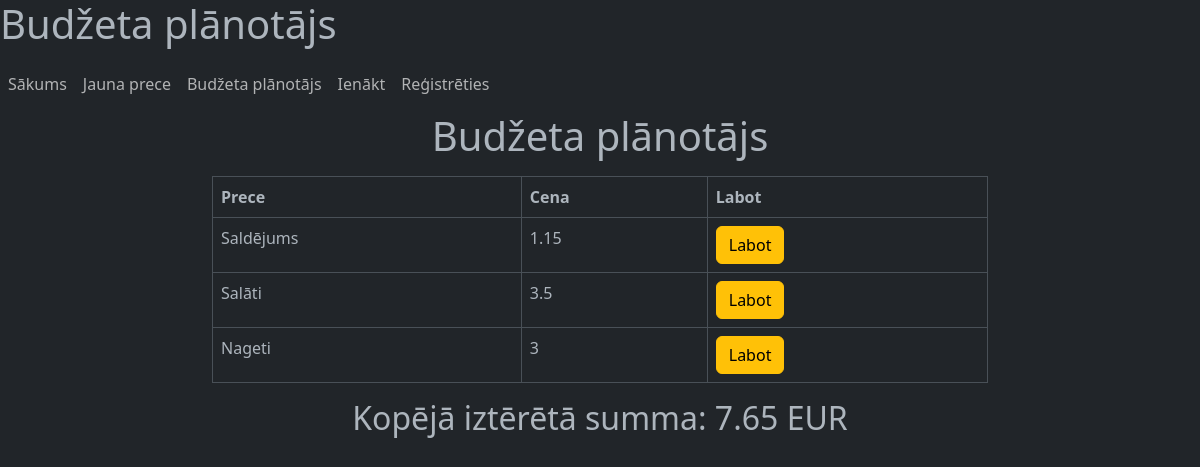
The page /budzeta_planotajs on the database as committed earlier.
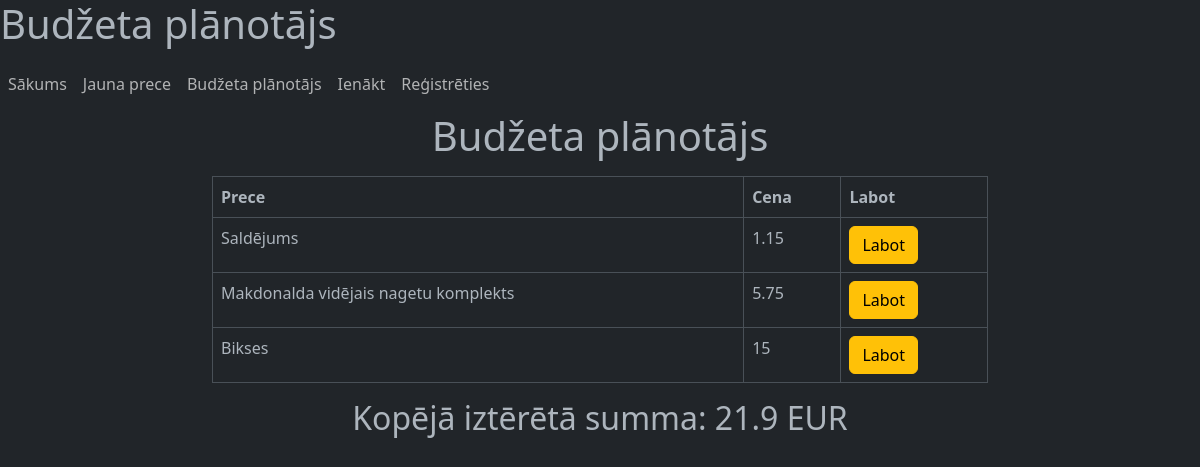
The same page on the database as committed later.
### tables this page shows
CREATE TABLE "planotajs" (
	"id"	INTEGER,
	"prece"	BLOB,
	"cena"	NUMERIC,
	"liet_id"	INTEGER,
	"kategorija"	INTEGER,
	PRIMARY KEY("id" AUTOINCREMENT),
	FOREIGN KEY("kategorija") REFERENCES "kategorija"("id")
);

### app.py (the view)
@app.route("/budzeta_planotajs")
def budzeta_planotajs():
    conn = savienot()
    planotajs = conn.execute(
        'SELECT *FROM planotajs').fetchall()
    summa = conn.execute("SELECT SUM(cena) FROM planotajs").fetchone()[0]
    conn.close()
    return render_template('budzeta_planotajs.html', planotajs=planotajs, summa=summa)

### app.py (called while the page is built)
def savienot(id=None):
    conn = sqlite3.connect('planotajs.db')
    conn.row_factory = sqlite3.Row
    if id:
        conn.execute("SELECT * FROM planotajs WHERE id = ?", (id,))
    return conn

### templates/budzeta_planotajs.html (shortened to what this page needs)
{% extends "base.html" %}
{% block content %}
    <figure class="text-center">
    <h1>{% block title %} Budžeta plānotājs {% endblock %}</h1>
    </figure>
    <table class="table table-bordered">
        <thead>
            <tr>
                <th scope="col">Prece</th>
                <th scope="col">Cena</th>
                <th scope="col">Labot</th>
            </tr>
        </thead>
        <tbody>
            {% for viensplanotajs in planotajs %}
                <tr>
                    <td>{{ viensplanotajs["prece"]}}</td>
                    <td>{{ viensplanotajs["cena"]}}</td>
                    <td>
                        <a href="{{ url_for('labot', id=viensplanotajs['id']) }}" class="link-dark">
                            <button class="btn btn-warning">Labot</button>
                    </td>
                </tr>
            {% endfor %}
        </tbody>
    </table>
    <figure class="text-center">
    <h2> Kopējā iztērētā summa: {{ summa }} EUR</h2>
    </figure>
{% endblock %}

### templates/base.html (shortened to what this page needs)
<!DOCTYPE html>
<html lang="en" data-bs-theme="dark">
<head>
    <link href="https://cdn.jsdelivr.net/npm/bootstrap@5.3.0-alpha1/dist/css/bootstrap.min.css" rel="stylesheet">
</head>
<body>
    <h1>Budžeta plānotājs</h1>
    <nav class="navbar navbar-expand-md navbar dark bg-dark">
        <ul class="navbar-nav">
            <li class="nav-item active">
                <a class="nav-link" href="/">Sākums</a>
            </li>
            <li class="nav-item active">
                <a class="nav-link" href="/jauns_planotajs">Jauna prece</a>
            </li>
            <li class="nav-item active">
                <a class="nav-link" href="/budzeta_planotajs">Budžeta plānotājs</a>
            </li>
            <li class="nav-item active">
                <a class="nav-link" href="/ienakt">Ienākt</a>
            </li>
            <li class="nav-item active">
                <a class="nav-link" href="/registreties">Reģistrēties</a>
            </li>
        </ul>
    </nav>
    <div class="col-md-8 mx-auto">
    <div class="container">
        {% block content %}{% endblock %}
    </div>
</body>
</html>

Rows that differ between the two databases and show on the page:
removed planotajs: prece "Salāti", cena "3.5"
removed planotajs: prece "Nageti", cena "3"
added planotajs: prece "Makdonalda vidējais nagetu komplekts", cena "5.75"
added planotajs: prece "Bikses", cena "15"
Other text that changed with them:
{{ summa }}: "7.65" → "21.9"
